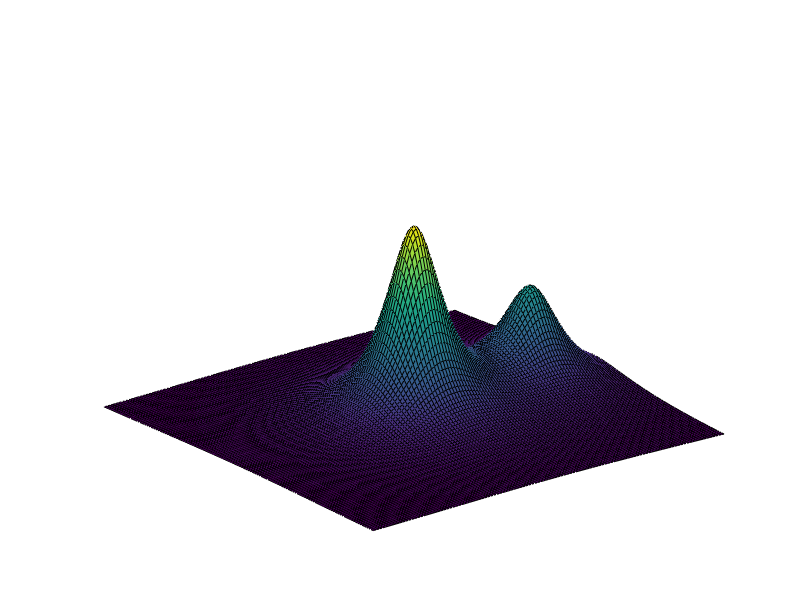

Recreate this plot in MATLAB.
% Przedmiot: Techniki Obliczeniowe 
% Kierunek studiów: Mechatronika 
% Semestr: 2
% Rok akademicki: 2019/2020
% Data (dzień-miesiąc-rok): 05-06-2020
%
% Imię:             Mariusz
% Nazwisko:         Sendyk
% Numer albumu ZUT: 46767

f = @(x,y, dx, dy) 1 ./ (1 + (x-dx).^2 + (y-dy).^2);
g = @(x,y) f(x,y, 0, 0) + 0.5 * f(x, y, 4, 0);

x = -6 : 0.1 : 6;
y = -6 : 0.1 : 6;

[xx, yy] = meshgrid(x,y);

zz = g(xx, yy);

surf(xx, yy, zz);
axis off
